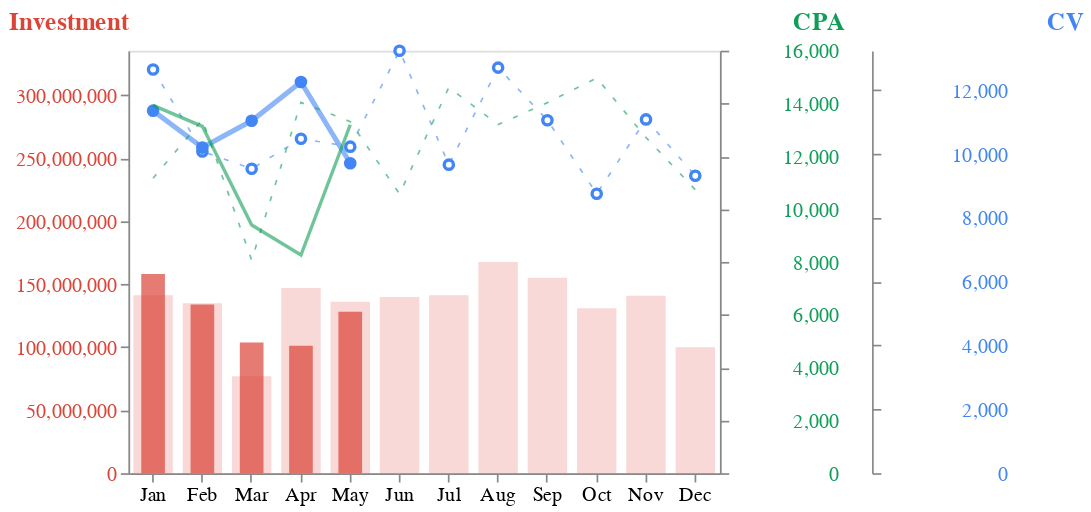
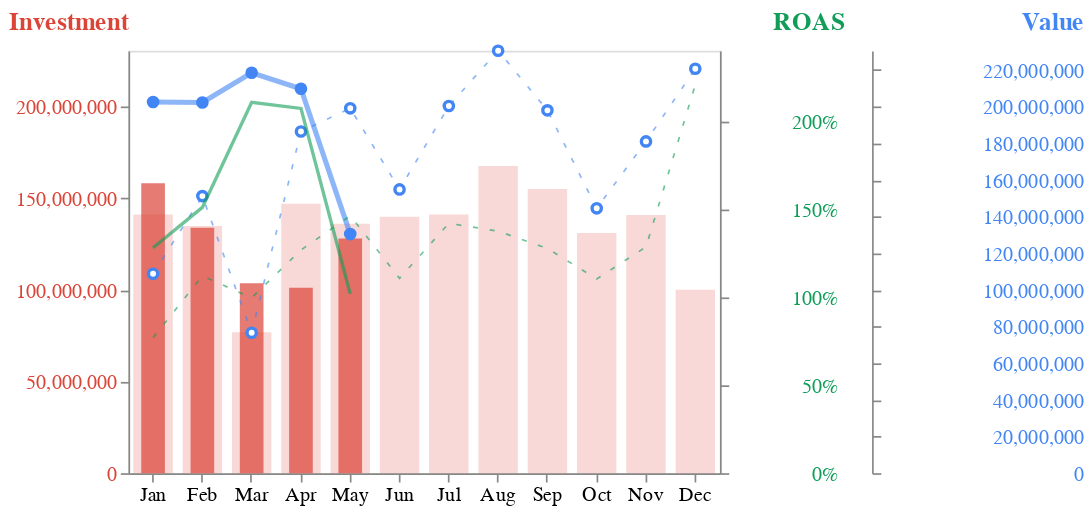
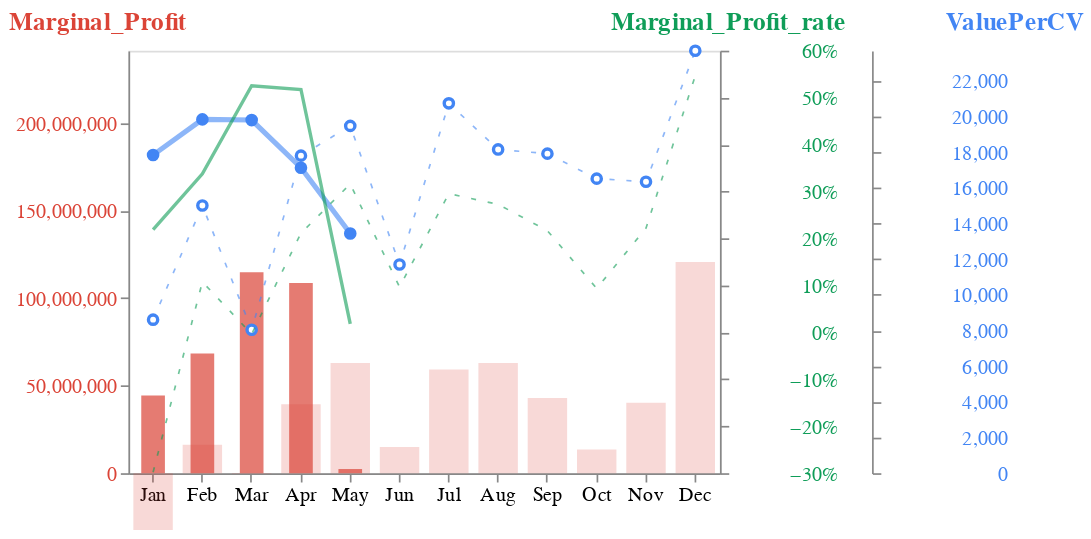

Notebook code cell kept with these figures, in order:
### Code cell
# @markdown visualize_monthly_df & visualize_monthly_trend_chart
output.no_vertical_scroll()
media_data.visualize_monthly_df(media_data.monthly_df)
media_data.visualize_monthly_trend_chart(
    media_data.monthly_df, media_data.month_list, media_data.kpi_target)
